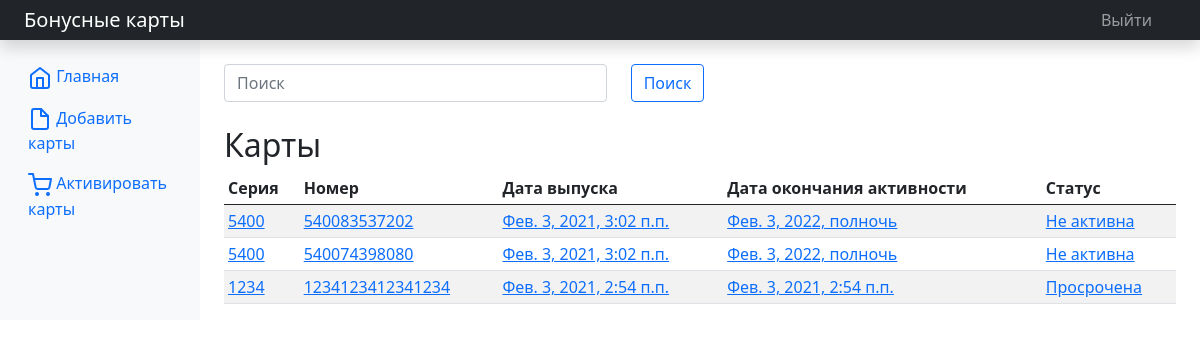
The app's page / (signed in), older data.
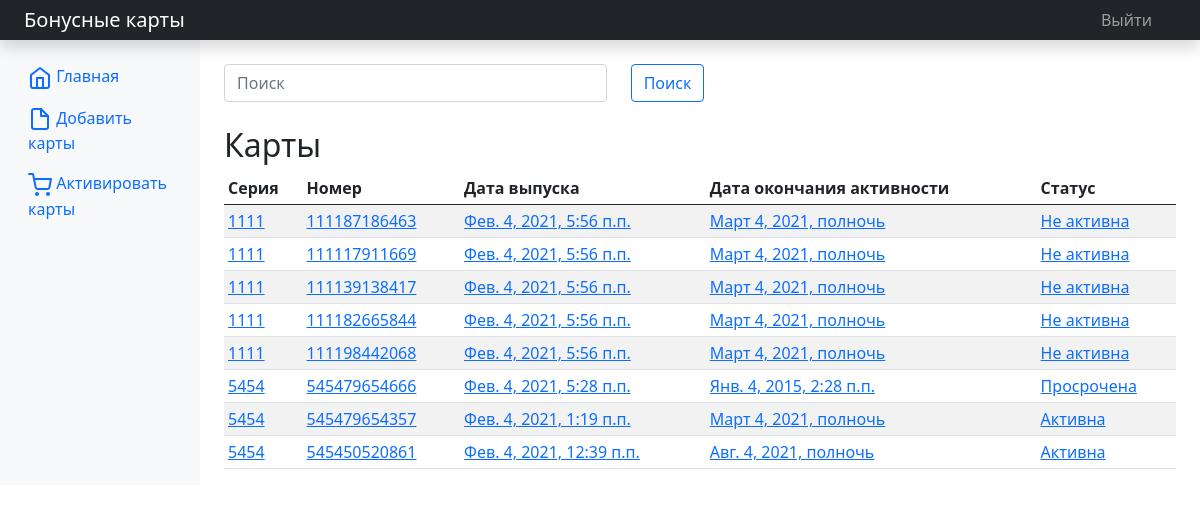
The same page, newer data.
### cardslist/models.py (models this page shows, shortened)
class CardsList(models.Model):
    card_series = models.IntegerField(verbose_name='Серия карты')
    card_number = models.IntegerField(verbose_name='Номер карты', unique=True)
    card_issue_date = models.DateTimeField(auto_now_add=True, verbose_name='Дата выпуска карты')
    card_expiration_date = models.DateTimeField(verbose_name='Дата окончания активности карты')
    card_date_of_use = models.DateTimeField(verbose_name='Дата последнего использования карты', auto_now_add=True)
    card_bonus_amount = models.FloatField(null=True, blank=True, verbose_name='Сумма бонуса карты')
    card_status = models.CharField(max_length=12, default='Не активна', verbose_name='Статус карты')
    class Meta:
        verbose_name_plural = 'Бонусные карты'
        verbose_name = 'Бонусная карта'
        ordering = ['-card_date_of_use']
    def test(self):
        import datetime
        if self.card_expiration_date < datetime.datetime.now():
            self.card_status = 'Просрочена'
            self.save()

### cardslist/views.py (the view)
# urls.py: path('', index, name='index'),
@login_required()
def index(request):
    search_query = request.GET.get('search', '')
    if search_query:
        cards = CardsList.objects.filter(Q(card_series=search_query) | Q(card_number=search_query))
        context = {'cards': cards}
    else:
        cards = CardsList.objects.all()
        for card in cards:
            card.test()
        context = pagination(request, cards)
    return render(request, 'cardslist/index.html', context)

### cardslist/services.py (called while the page is built)
def pagination(request, model):
    paginator = Paginator(model, 19)
    if 'page' in request.GET:
        page_num = request.GET['page']
    else:
        page_num = 1
    page = paginator.get_page(page_num)
    context = {'cards': page.object_list, 'page': page, 'p': paginator}
    return context

### cardslist/templates/cardslist/index.html (shortened to what this page needs)
{% extends "layout/basic.html" %}
{% block content %}
    <form class="row" action="{% url 'index' %}">
        <div class="col-5">
            <input type="search" class="form-control rounded" placeholder="Поиск" aria-label="Search"
                aria-describedby="search-addon" name="search"/>
        </div>
        <div class="col-auto">
            <button type="submit" class="btn btn-outline-primary">Поиск</button>
        </div>
    </form>
    <br>
    <h2>Карты</h2>
    <div class="table-responsive">
        <table class="table table-striped table-sm">
            <thead>
            <tr>
                <th>Серия</th>
                <th>Номер</th>
                <th>Дата выпуска</th>
                <th>Дата окончания активности</th>
                <th>Статус</th>
            </tr>
            </thead>
            <tbody>
            {% for card in cards %}
            <tr>
                <td><a href="{% url 'card_detail' card.pk %}">{{card.card_series}}</a></td>
                <td><a href="{% url 'card_detail' card.pk %}">{{card.card_number}}</a></td>
                <td><a href="{% url 'card_detail' card.pk %}">{{card.card_issue_date}}</a></td>
                <td><a href="{% url 'card_detail' card.pk %}">{{card.card_expiration_date}}</a></td>
                <td><a href="{% url 'card_detail' card.pk %}">{{card.card_status}}</a></td>
            </tr>
            {% endfor %}
            </tbody>
        </table>
    </div>
{% endblock %}

### cardslist/templates/layout/basic.html (shortened to what this page needs)
<!DOCTYPE html>
<html lang="ru">
<head>
    <link href="https://cdn.jsdelivr.net/npm/bootstrap@5.0.0-beta1/dist/css/bootstrap.min.css" rel="stylesheet">
</head>
<body>
    <header class="navbar navbar-dark sticky-top bg-dark flex-md-nowrap p-0 shadow">
        <a class="navbar-brand col-md-3 col-lg-2 me-0 px-4" href="{% url 'index' %}">Бонусные карты</a>
        <ul class="navbar-nav px-5">
            <li class="nav-item text-nowrap">
                <a class="nav-link" href="{% url 'logout' %}">Выйти</a>
            </li>
        </ul>
    </header>
    <div class="container-fluid">
      <div class="row">
        <nav id="sidebarMenu" class="col-md-3 col-lg-2 d-md-block bg-light sidebar collapse">
          <div class="position-sticky pt-3">
            <ul class="nav flex-column">
              <li class="nav-item">
                <a class="nav-link active" aria-current="page" href="{% url 'index' %}">
                  Главная
                </a>
              </li>
              <li class="nav-item">
                <a class="nav-link" href="{% url 'add' %}">
                  Добавить карты
                </a>
              </li>
              <li class="nav-item">
                <a class="nav-link" href="{% url 'activation' %}">
                  Активировать карты
                </a>
              </li>
            </ul>
          </div>
        </nav>
        <main class="col-md-9 ms-sm-auto col-lg-10 px-md-4">
            <br>
            {% block content %}
            {% endblock %}
        </main>
      </div>
    </div>
</body>
</html>

Row changes from the older to the newer data that the page shows:
removed CardsList: card_series "5400", card_number "540083537202", card_issue_date "Фев. 3, 2021, 3:02 п.п.", card_expiration_date "Фев. 3, 2022, полночь", card_status "Не активна"
removed CardsList: card_series "5400", card_number "540074398080", card_issue_date "Фев. 3, 2021, 3:02 п.п.", card_expiration_date "Фев. 3, 2022, полночь", card_status "Не активна"
removed CardsList: card_series "1234", card_number "1234123412341234", card_issue_date "Фев. 3, 2021, 2:54 п.п.", card_expiration_date "Фев. 3, 2021, 2:54 п.п.", card_status "Просрочена"
added CardsList: card_series "1111", card_number "111187186463", card_issue_date "Фев. 4, 2021, 5:56 п.п.", card_expiration_date "Март 4, 2021, полночь", card_status "Не активна"
added CardsList: card_series "1111", card_number "111117911669", card_issue_date "Фев. 4, 2021, 5:56 п.п.", card_expiration_date "Март 4, 2021, полночь", card_status "Не активна"
added CardsList: card_series "1111", card_number "111139138417", card_issue_date "Фев. 4, 2021, 5:56 п.п.", card_expiration_date "Март 4, 2021, полночь", card_status "Не активна"
added CardsList: card_series "1111", card_number "111182665844", card_issue_date "Фев. 4, 2021, 5:56 п.п.", card_expiration_date "Март 4, 2021, полночь", card_status "Не активна"
added CardsList: card_series "1111", card_number "111198442068", card_issue_date "Фев. 4, 2021, 5:56 п.п.", card_expiration_date "Март 4, 2021, полночь", card_status "Не активна"
added CardsList: card_series "5454", card_number "545479654666", card_issue_date "Фев. 4, 2021, 5:28 п.п.", card_expiration_date "Янв. 4, 2015, 2:28 п.п.", card_status "Просрочена"
added CardsList: card_series "5454", card_number "545479654357", card_issue_date "Фев. 4, 2021, 1:19 п.п.", card_expiration_date "Март 4, 2021, полночь", card_status "Активна"
added CardsList: card_series "5454", card_number "545450520861", card_issue_date "Фев. 4, 2021, 12:39 п.п.", card_expiration_date "Авг. 4, 2021, полночь", card_status "Активна"
